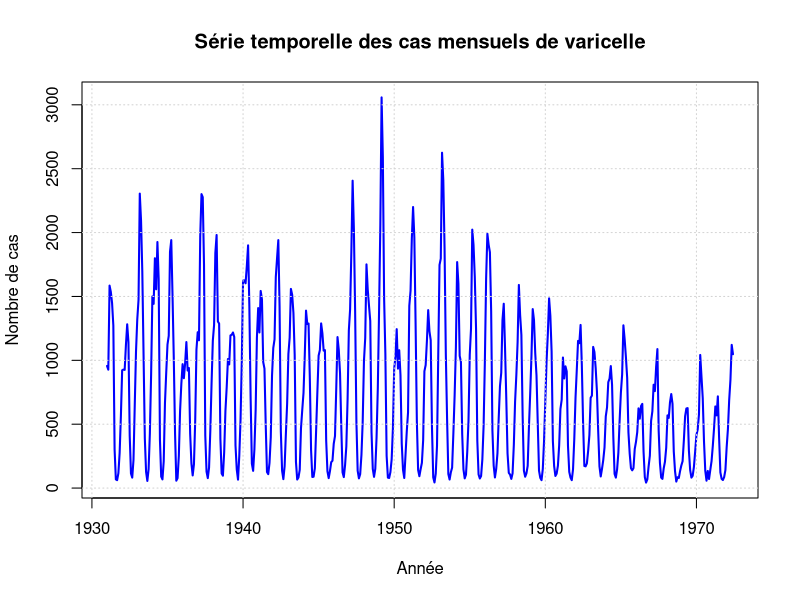
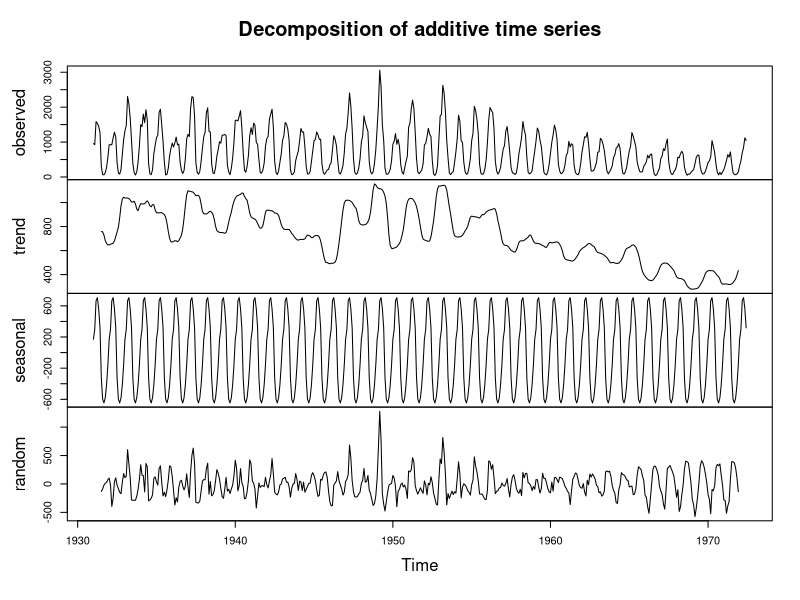
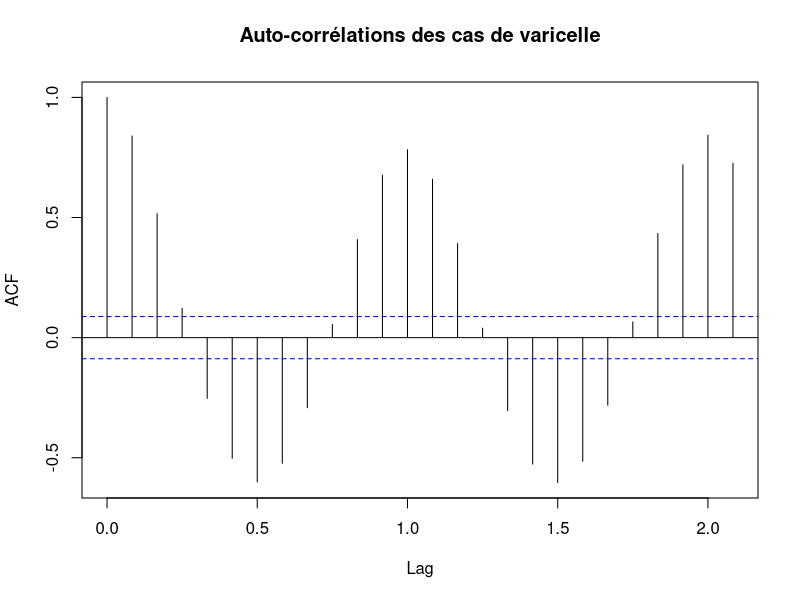
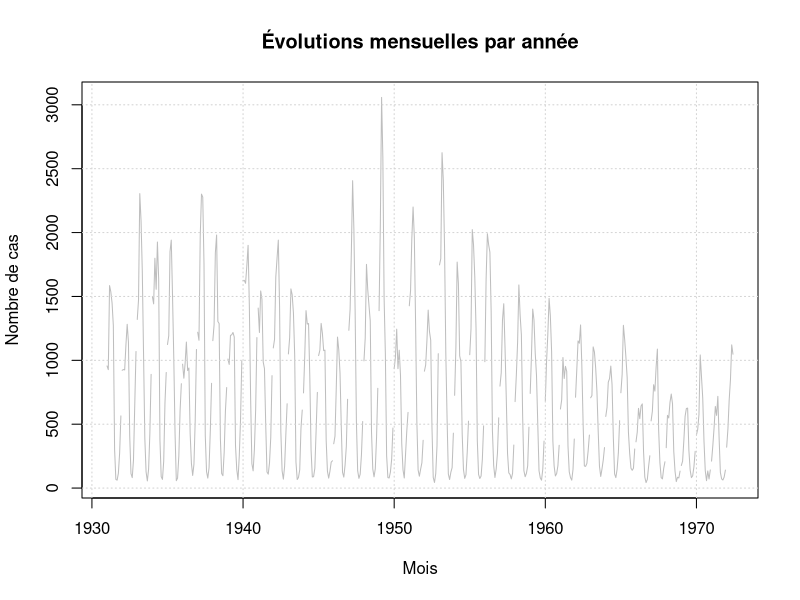
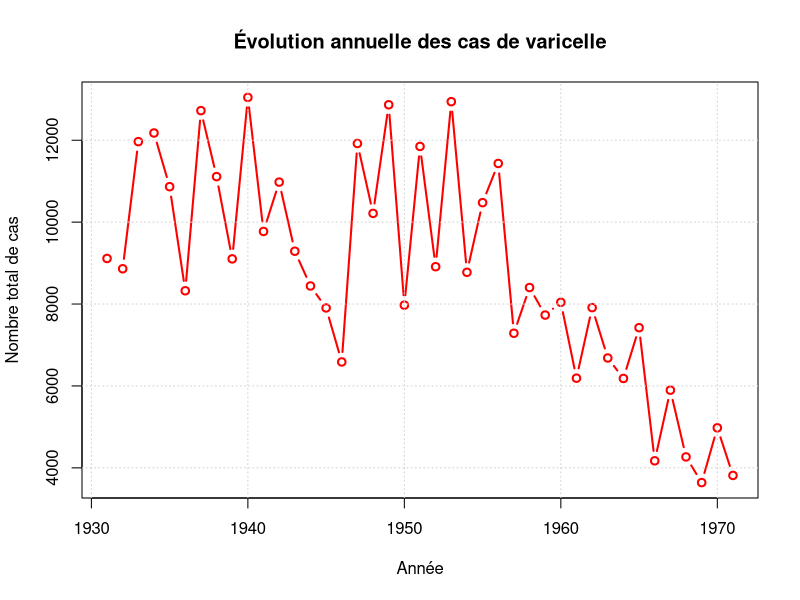

These charts were generated, in order, by the following R code:
# Créer un dossier pour sauvegarder les outputs
dir.create("outputs", showWarnings = FALSE)

# ---- 1. Charger et préparer les données ----
lines <- readLines("varicelle.dat.txt")
lines <- lines[-1]  # Ignorer la première ligne descriptive
varicelle_data <- unlist(lapply(lines, function(line) {
  as.numeric(strsplit(trimws(line), "\\s+")[[1]])
}))

# Créer la série temporelle
varicelle_ts <- ts(varicelle_data, start = c(1931, 1), frequency = 12)

# ---- 2. Graphique de la série temporelle ----
png("outputs/serie_temporelle_varicelle.png", width = 800, height = 600)
plot(varicelle_ts, main = "Série temporelle des cas mensuels de varicelle",
     xlab = "Année", ylab = "Nombre de cas", col = "blue", lwd = 2)
grid()
dev.off()

# ---- 3. Décomposition de la série temporelle ----
decomposition <- decompose(varicelle_ts)

# Sauvegarder la décomposition
png("outputs/decomposition_varicelle.png", width = 800, height = 600)
plot(decomposition)
dev.off()

# ---- 4. Moyenne mensuelle ----
moyenne_mensuelle <- mean(varicelle_ts, na.rm = TRUE)

# Sauvegarder la moyenne dans un fichier texte
writeLines(paste("Nombre moyen de cas mensuel :", moyenne_mensuelle), 
           con = "outputs/moyenne_mensuelle.txt")

# ---- 5. Auto-corrélation ----
png("outputs/autocorrelations_varicelle.png", width = 800, height = 600)
acf(varicelle_ts, lag.max = 25, main = "Auto-corrélations des cas de varicelle")
dev.off()

# ---- 6. Évolutions mensuelles par année ----
png("outputs/evolutions_mensuelles_annees.png", width = 800, height = 600)
plot(varicelle_ts, type = "n", main = "Évolutions mensuelles par année",
     xlab = "Mois", ylab = "Nombre de cas")
for (year in 1931:1972) {
  lines(window(varicelle_ts, start = c(year, 1), end = c(year, 12)), col = "gray")
}
grid()
dev.off()

# ---- 7. Évolution annuelle ----
varicelle_annuelle <- aggregate(varicelle_ts, FUN = sum)

# Sauvegarder le graphique annuel
png("outputs/evolution_annuelle_varicelle.png", width = 800, height = 600)
plot(varicelle_annuelle, type = "b", col = "red", lwd = 2,
     main = "Évolution annuelle des cas de varicelle",
     xlab = "Année", ylab = "Nombre total de cas")
grid()
dev.off()

# Sauvegarder les données annuelles dans un CSV
write.csv(data.frame(Annee = time(varicelle_annuelle), Cas = varicelle_annuelle),
          "outputs/evolution_annuelle_varicelle.csv", row.names = FALSE)
